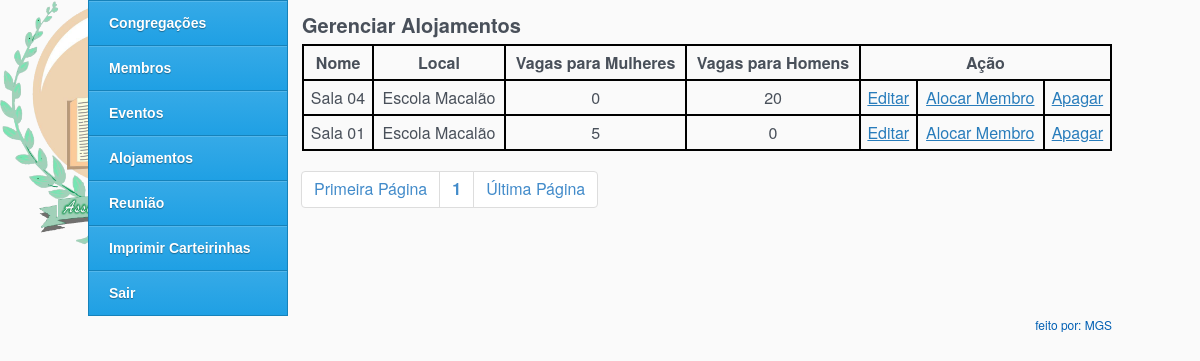
/pages/list_alojamentos.php (signed in), run on the app's committed database.
### tables this page shows
CREATE TABLE `alojamentos` (
  `id` int(11) NOT NULL AUTO_INCREMENT,
  `nome` varchar(255) NOT NULL,
  `local` varchar(255) NOT NULL,
  `VagasFem` int(255) NOT NULL,
  `VagasMasc` int(255) NOT NULL,
  PRIMARY KEY (`id`)
);

### pages/list_alojamentos.php (the view, shortened to what this page needs)
<!DOCTYPE html PUBLIC "-//W3C//DTD XHTML 1.0 Transitional//EN" "http://www.w3.org/TR/xhtml1/DTD/xhtml1-transitional.dtd">
<html>
<head>
    <link rel="stylesheet" href="../css/style.css"/>
</head>
<body>
<div id="box">
	<div id="corpo">
        <div id="conteudo">
            <h2>Gerenciar Alojamentos</h2>
               <table width="100%" style="margin-top:5px">
                   <tr>
                       <td style="font-weight: bold">Nome</td>
                       <td style="font-weight: bold">Local</td>
                       <td style="font-weight: bold">Vagas para Mulheres</td>
                       <td style="font-weight: bold">Vagas para Homens</td>
                       <td colspan="3" style="font-weight: bold">A&ccedil;&atilde;o</td>
                   </tr>
                   <?php
                   $quantidade = 20;
                   $pagina     = (isset($_GET['pagina'])) ? (int)$_GET['pagina'] : 1;
                   $inicio     = ($quantidade * $pagina) - $quantidade;
                       $sql = mysql_query("SELECT * FROM alojamentos ORDER BY local ASC LIMIT $inicio, $quantidade");
                   while($ln = mysql_fetch_array($sql)){
                   ?>
                   <tr>
                       <td><?php echo $ln['nome']; ?></td>
                       <td><?php echo $ln['local']; ?></td>
                       <td><?php echo $ln['VagasFem']; ?></td>
                       <td><?php echo $ln['VagasMasc']; ?></td>
                       <td><a href="edit_alojamentos.php?id=<?php echo $ln['id'];?>">Editar</a></td>
                       <td><a href="alocar_membro.php?id=<?php echo $ln['id'];?>">Alocar Membro</a></td>
                       <td><a href="?id=<?php echo $ln['id'];?>">Apagar</a></td>
                   </tr>
                   <?}?>
               </table>
            <div id="paginacao">
                <?php
                include "paginacao.php";
                ?>
            </div>
        </div>
    <?php include("menu.php");?>
	</div>
    <div id="footer" style="float:right;">
        <a href="pages/contact.php">feito por: MGS</a>
    </div>
</div>
</body>
</html>

### css/style.css (style rules this page uses)
* { margin: 0; padding: 0; }
#box { width: 1024px; margin: 0 auto; }
body { font-family: "Helvetica Neue",Helvetica,Arial; background: url('../images/logo%20igreja.png') #fafafa no-repeat left top; background-size: 250px ; }
#conteudo { width:810px; float: right; margin-top:0; padding-top:10px; }
#conteudo h2 { text-align: left; font-weight: bold; font-size:20px; color:#49505a; }
#conteudo table { border-collapse: collapse !important; margin-top:0; width:100%; }
#conteudo table th, #conteudo table td { border: 2px solid #000 !important; text-align: center; padding:5px; color:#49505a; }
#conteudo a { font-weight: normal; color: #287CBB; cursor: pointer; border-radius: 0; }
#paginacao { margin-top:10px; float: left; }
#footer a { text-decoration: none; color:#005fb3; font-size:12px; }

### data on the page
alojamentos: nome "Sala 04", local "Escola Macalão", VagasFem "0", VagasMasc "20"
alojamentos: nome "Sala 01", local "Escola Macalão", VagasFem "5", VagasMasc "0"

### other printed values
$pagina "1"
